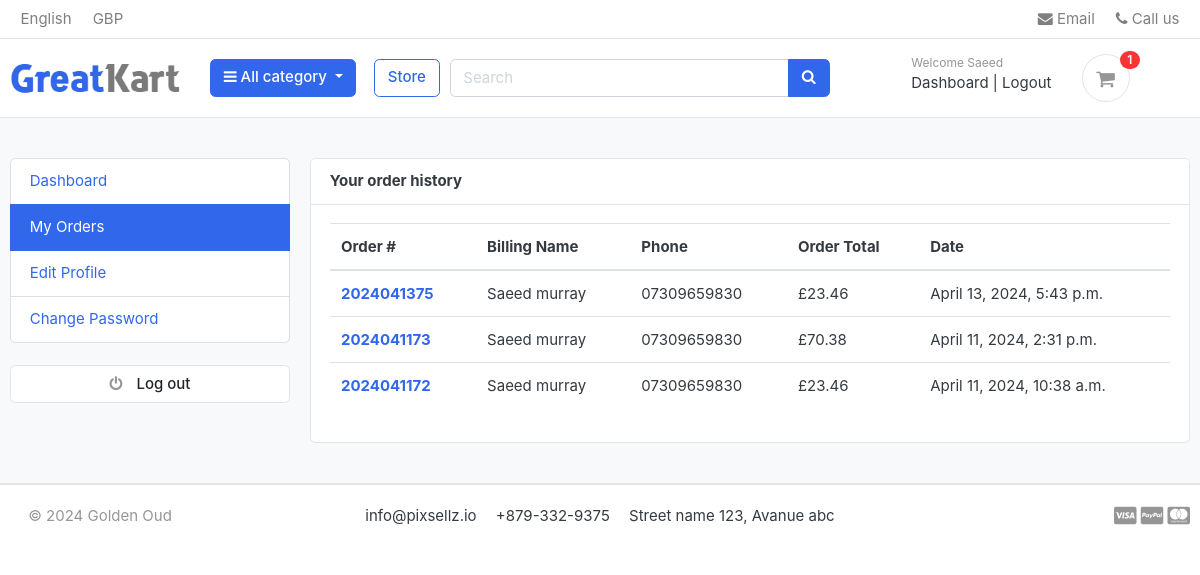
The app's page /accounts/my_orders/ (signed in), older data.
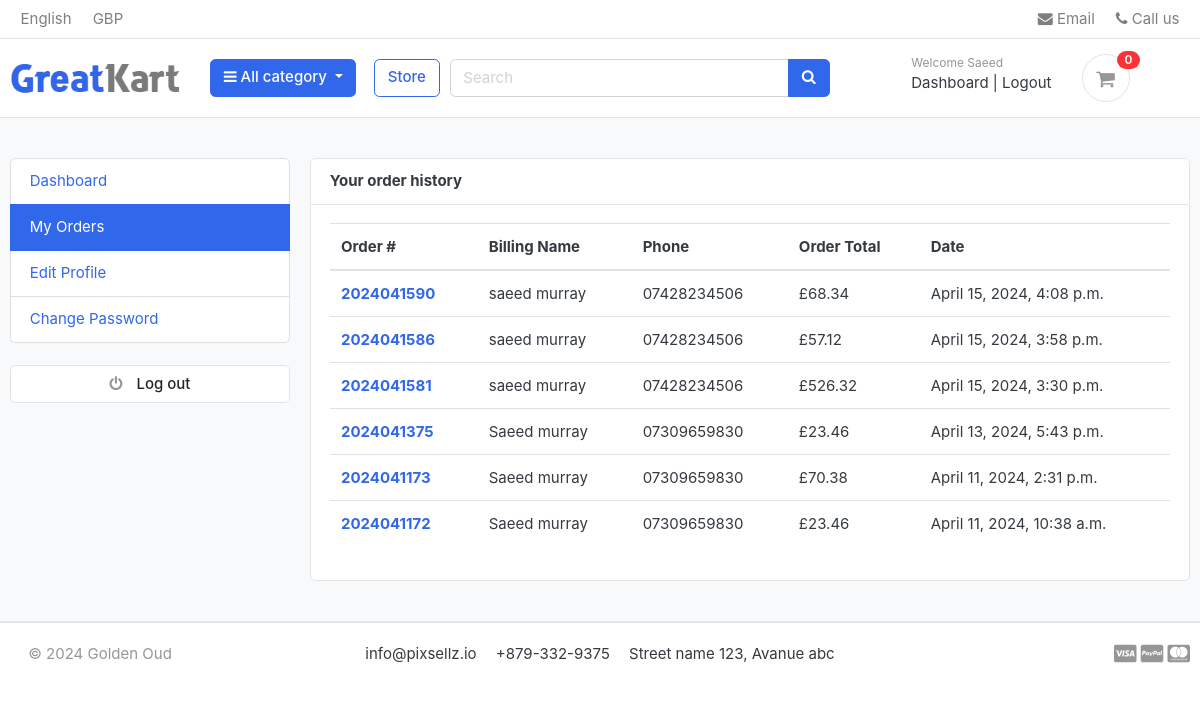
The same page, newer data.
### orders/models.py (models this page shows, shortened)
class Order(models.Model):
    STATUS = (
        ('New', 'New'),
        ('Accepted', 'Accepted'),
        ('Completed', 'Completed'),
        ('Cancelled', 'Cancelled'),
    )
    user = models.ForeignKey(Account, on_delete=models.SET_NULL, null=True)
    payment = models.ForeignKey(Payment, on_delete=models.SET_NULL, null=True)
    order_number = models.CharField(max_length=20)
    first_name = models.CharField(max_length=50)
    last_name = models.CharField(max_length=50)
    phone = models.CharField(max_length=15)
    email = models.EmailField(max_length=50)
    address_line_1 = models.CharField(max_length=50)
    address_line_2 = models.CharField(max_length=50, blank=True)
    country = models.CharField(max_length=50)
    state = models.CharField(max_length=50, blank=True)
    city = models.CharField(max_length=50)
    post_code = models.CharField(max_length=10)
    order_note = models.CharField(max_length=100, blank=True)
    order_total = models.FloatField()
    tax = models.FloatField()
    status = models.CharField(max_length=10, choices=STATUS, default='New')
    ip = models.CharField(blank=True, max_length=20)
    is_ordered = models.BooleanField(default=False)
    created_at = models.DateTimeField(auto_now_add=True)
    updated_at = models.DateTimeField(auto_now=True)
    def full_name(self):
        return f'{self.first_name} {self.last_name}'

### accounts/views.py (the view)
# urls.py: path('my_orders/', views.my_orders, name='my_orders'),
@ login_required(login_url='login')
def my_orders(request):
    order = Order.objects.filter(
        user=request.user, is_ordered=True).order_by('-created_at')
    context = {
        'orders': order,
    }
    return render(request, 'accounts/my_orders.html', context)

### carts/context_processors.py (called while the page is built)
def counter(request):
    cart_count = 0
    if 'admin' in request.path:
        return {}
    else:
        try:
            cart = Cart.objects.filter(cart_id=_cart_id(request))
            if request.user.is_authenticated:
                cart_items = CartItem.objects.all().filter(user=request.user)
            else:
                cart_items = CartItem.objects.all().filter(cart=cart[:1])
            for cart_item in cart_items:
                cart_count += cart_item.quantity
        except Cart.DoesNotExist:
            cart_count = 0
        return dict(cart_count=cart_count)

### carts/views.py (called while the page is built)
def _cart_id(request):
    cart = request.session.session_key
    if not cart:
        cart = request.session.create()
    return cart

### category/context_processors.py (called while the page is built)
def menu_links(request):
    links = Category.objects.all()
    return dict(links=links)

### category/models.py (called while the page is built)
    def get_url(self):
        return reverse('products_by_category', args=[self.slug])

### templates/accounts/my_orders.html (shortened to what this page needs)
{% extends 'base.html' %}
{% block content %}
<section class="section-conten padding-y bg">
    <div class="container">
        <div class="row">
         {% include 'includes/dashboard_sidebar.html' %}
        <main class="col-md-9">
            <article class="card">
            <header class="card-header">
                <strong class="d-inline-block mr-3">Your order history</strong>
            </header>
            <div class="card-body">
                <div class="row">
                    <div class="col-md-12">
                        <table class="table table-hover">
                            <thead>
                              <tr>
                                <th scope="col">Order #</th>
                                <th scope="col">Billing Name</th>
                                <th scope="col">Phone</th>
                                <th scope="col">Order Total</th>
                                <th scope="col">Date</th>
                              </tr>
                            </thead>
                            <tbody>
                                {% for order in orders %}
                                <tr>
                                    <th scope="row"><a href="{% url 'order_detail' order.order_number %}">{{order.order_number}}</a></th>
                                    <td>{{order.full_name}}</td>
                                    <td>{{order.phone}}</td>
                                    <td>£{{order.order_total}}</td>
                                    <td>{{order.created_at}}</td>
                                </tr>
                                {% endfor %}
                            </tbody>
                          </table>
                    </div>
                </div>
            </div>
            </article>
        </main>
    </div>
    </div>
    </section>
{% endblock %}

### templates/includes/navbar.html (shortened to what this page needs)
{% load static %}
<header class="section-header">
    <nav class="navbar p-md-0 navbar-expand-sm navbar-light border-bottom">
    <div class="container">
      <div class="collapse navbar-collapse" id="navbarTop4">
        <ul class="navbar-nav mr-auto">
            <li class="nav-item dropdown">
                 <a href="#" class="nav-link">   English </a>
            </li>
            <li class="nav-item dropdown">
                <a href="#" class="nav-link"> GBP </a>
            </li>
        </ul>
        <ul class="navbar-nav">
            <li><a href="#" class="nav-link"> <i class="fa fa-envelope"></i> Email </a></li>
            <li><a href="#" class="nav-link"> <i class="fa fa-phone"></i> Call us </a></li>
        </ul>
      </div>
    </div>
    </nav>
    <section class="header-main border-bottom">
        <div class="container">
    <div class="row align-items-center">
        <div class="col-lg-2 col-md-3 col-6">
            <a href="{% url 'home' %}" class="brand-wrap">
                <img class="logo" src="{% static './images/logo.png' %}">
            </a>
        </div>
        <div class="col-lg col-sm col-md col-6 flex-grow-0">
            <div class="category-wrap dropdown d-inline-block float-right">
                <button type="button" class="btn btn-primary dropdown-toggle" data-toggle="dropdown">
                    <i class="fa fa-bars"></i> All category
                </button>
            </div>
        </div>
        <div class="sm-col-2 ml-2 mb-3 mb-lg-0 mb-md-0">
            <a href="{% url 'store' %}" class="btn btn-outline-primary">Store</a>
        </div>
        <div class="col-lg-4 col-md-6 col-9 ml-3 ml-md-0 ml-lg-0">
            <form action="{% url 'search' %}" class="search" method="GET">
                <div class="input-group w-100">
                    <input type="text" class="form-control" style="width:60%;" placeholder="Search" name="keyword">
                    <div class="input-group-append">
                      <button class="btn btn-primary" type="submit">
                        <i class="fa fa-search"></i>
                      </button>
                    </div>
                </div>
            </form>
        </div>
        <div class="col-lg-3 col-md-6 col-12 order-2 order-lg-3 ">
            {% if user.id is None %}
                    <div class="d-flex justify-content-end mb-3 mb-lg-0">
                        <div class="widget-header">
                            <small class="title text-muted">Welcome guest!</small>
                            <div>
                                <a href="{% url 'login' %}">Sign in</a> <span class="dark-transp"> | </span>
                                <a href="{% url 'register' %}"> Register</a>
                            </div>
                        </div>
            {% else %}
            <div class="d-flex justify-content-end mb-3 mb-lg-0">
                <div class="widget-header">
                    <small class="title text-muted">Welcome {{user.first_name}}</small>
                    <div>
                        <a href="{% url 'dashboard' %}">Dashboard</a> <span class="dark-transp"> | </span>
                        <a href="{% url 'logout' %}"> Logout </a>
                    </div>
                </div>
            {% endif %}
                        <a href="{% url 'cart' %}"  class="widget-header pl-3 ml-3">
                            <div class="icon icon-sm rounded-circle border"><i class="fa fa-shopping-cart"></i></div>
                            <span class="badge badge-pill badge-danger notify">{{cart_count}}</span>
                        </a>
                    </div>
                </div>
    </div>
        </div>
    </section>
    </header>

Row changes from the older to the newer data that the page shows:
added Order: order_number "2024041590", full_name "saeed murray", phone "07428234506", order_total "68.34", created_at "April 15, 2024, 4:08 p.m."
added Order: order_number "2024041586", full_name "saeed murray", phone "07428234506", order_total "57.12", created_at "April 15, 2024, 3:58 p.m."
added Order: order_number "2024041581", full_name "saeed murray", phone "07428234506", order_total "526.32", created_at "April 15, 2024, 3:30 p.m."
Text that changed along with them:
{{ cart_count }}: "1" → "0"
